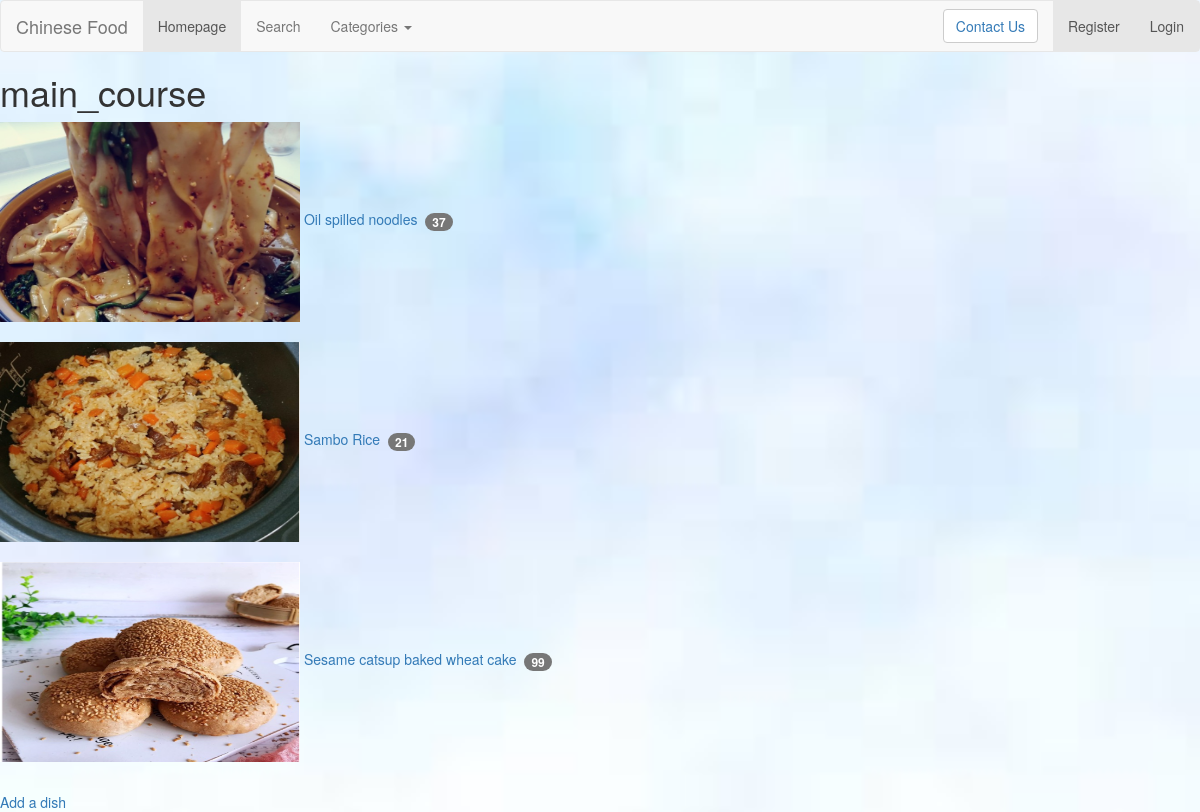
/rango/category/main_course/, run on the app's committed database.
### rango/models.py (models this page shows, shortened)
class Category(models.Model):
    category = models.CharField(max_length=128, unique=True)
    slug = models.SlugField(unique=True)
    class Meta:
        verbose_name_plural = 'Categories'

class Dish(models.Model):
    category = models.ForeignKey(Category, on_delete=models.CASCADE)
    dish = models.CharField(max_length=128, unique=True)
    url = models.CharField(max_length=128, default="https://www.allrecipes.com/recipes/1642/everyday-cooking/")
    likes = models.IntegerField(default=0)
    images = models.CharField(max_length=128, default="/static/images/photo.jpg")
    class Meta:
        verbose_name_plural = 'Dishes'

### rango/views.py (the view)
# urls.py: path('category/<slug:category_name_slug>/', views.show_category, name='show_category'),
def show_category(request, category_name_slug):
    context_dict = {}
    category_list = Category.objects.order_by('-category')
    context_dict['categories'] = category_list
    try:
        category = Category.objects.get(slug=category_name_slug)
        dishes = Dish.objects.filter(category=category)
        context_dict['dishes'] = dishes
        context_dict['category'] = category
    except Category.DoesNotExist:
        context_dict['category'] = None
        context_dict['dishes'] = None
    return render(request, 'rango/category.html', context_dict)

### templates/rango/category.html (shortened to what this page needs)
{% extends 'rango/base2.html' %}
{% load staticfiles %}
{% block title_block %}
    <link rel="stylesheet" href="{% static 'css/category.css' %}">
{% endblock %}
{% block body_block %}
<div class="categories">
    <div>
        {% if category %}
            <h1 id="id1" >{{ category.category }}</h1>
            {% if dishes %}
                <ul>
                    {% for dish in dishes %}
                        <li>
                            <div id="div1">
                            <a href="{{ dish.url }}">
                                <img class="images" src="{{ dish.images }}" alt="{{ dish.dish }}" width="300" height="200">
                                <span class="dish_name">{{ dish.dish }}</span> &nbsp<span class="badge badge-info">{{ dish.likes }}</span>
                            </a>
                            </div>
                        </li><br>
                    {% endfor %}
                </ul>
            {% else %}
                <strong>No dishes currently in category</strong>
            {% endif %}
        {% else %}
            This category does not exist.
        {% endif %}
    </div>
    <div>
        <a href="/rango/category/{{ category.slug}}/add_dish/">Add a dish</a><br />
    </div>
</div>
{% endblock %}

### static/css/background.css (style rules this page uses)
body { background-image:url('../images/background.jpg'); background-color: transparent; background-position: center center; background-repeat: no-repeat; background-attachment: fixed; background-size: cover; }

### static/css/category.css (style rules this page uses)
* { margin: 0; padding: 0; }

### data on the page
Category: category "main_course"
Dish: images (picture), dish "Oil spilled noodles", likes "37"
Dish: images (picture), dish "Sambo Rice", likes "21"
Dish: images (picture), dish "Sesame catsup baked wheat cake", likes "99"
